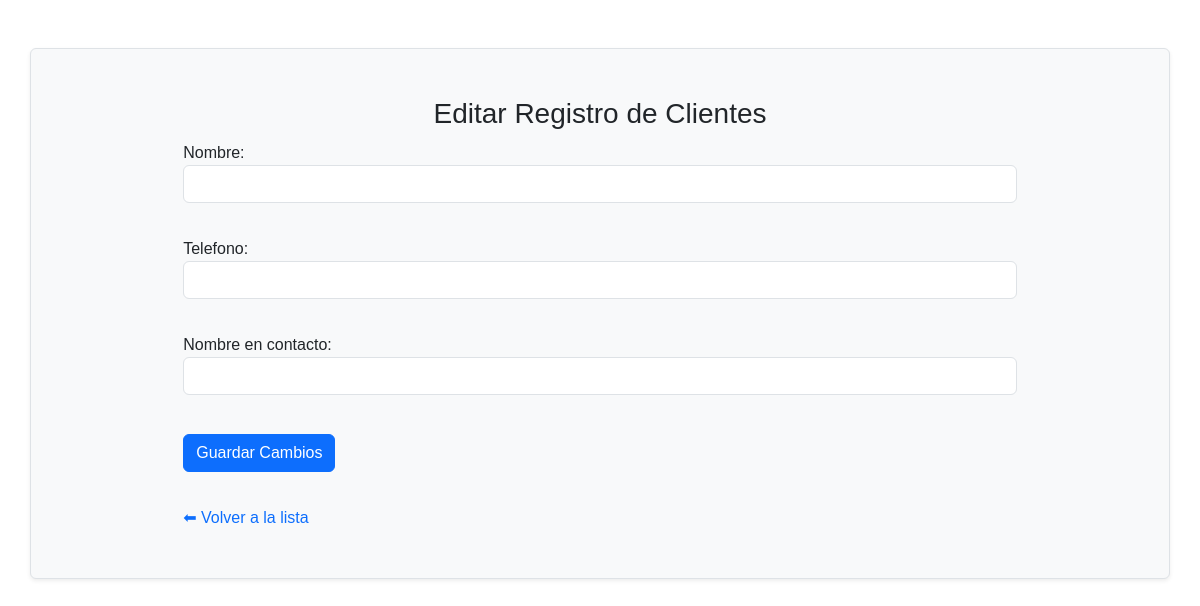
The page /teditarclientes/37 (signed in) on the database as committed earlier.
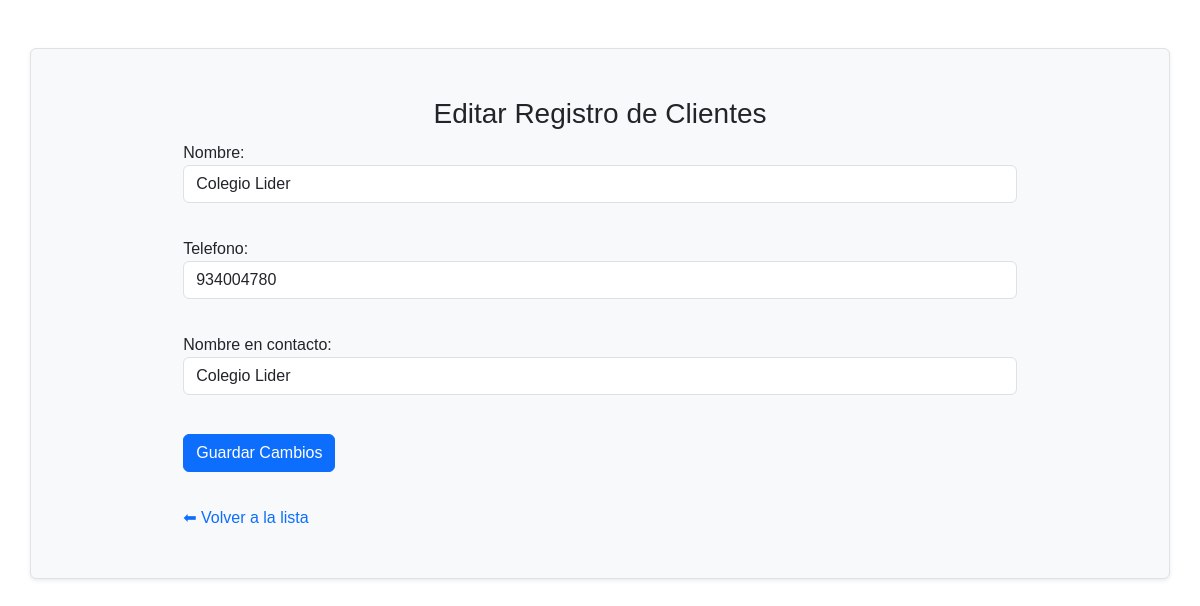
The same page on the database as committed later.
### tables this page shows
CREATE TABLE "clientes" (
	"cod_cli"	INTEGER,
	"nom_cli"	TEXT,
	"tel_cli"	TEXT,
	"nom_con"	TEXT,
	"cond_cli"	INTEGER,
	PRIMARY KEY("cod_cli" AUTOINCREMENT)
);

### flask_app.py (the view, shortened to what this page needs)
@app.route("/teditarclientes/<int:id>", methods=["GET", "POST"])
def teditarclientes(id):
    if 'usuario' not in session:
        return redirect(url_for('login'))
    conn = sqlite3.connect("data1.db")
    c = conn.cursor()
    c.execute("SELECT * FROM clientes WHERE cod_cli = ?", (id,))
    registro = c.fetchone()
    conn.close()
    return render_template("teditarclientes.html", registros=registro)

### templates/teditarclientes.html (shortened to what this page needs)
<!DOCTYPE html>
<html>
<head>
    <link href="https://cdn.jsdelivr.net/npm/bootstrap@5.3.7/dist/css/bootstrap.min.css" rel="stylesheet">
    <link rel="stylesheet" href="../static/style.css">
</head>
<body>
    <div class="container border mt-5 shadow-sm bg-light p-5 rounded">
        <h3 class="text-center">Editar Registro de Clientes</h3>
        <form method="POST" class="formulario">
            <label for="nombre">Nombre:</label>
            <input type="text" id="nombre" name="nombre" value="{{ registros[1] }}" required class="form-control"><br>
            <label for="tel">Telefono:</label>
            <input type="text" id="tel" name="tel" value="{{ registros[2] }}" required  class="form-control"><br>
            <label for="nomcont">Nombre en contacto:</label>
            <input type="text" id="nomcont" name="nomcont" value="{{ registros[3] }}" required class="form-control"><br>
            <button type="submit" class="btn btn-primary">Guardar Cambios</button><br><br>
            <a href="/tregistrosclientes">⬅ Volver a la lista</a>
        </form>
    </div>
</body>
</html>

Rows that differ between the two databases and show on the page:
added clientes: nombre "Colegio Lider", tel "934004780", nomcont "Colegio Lider"
